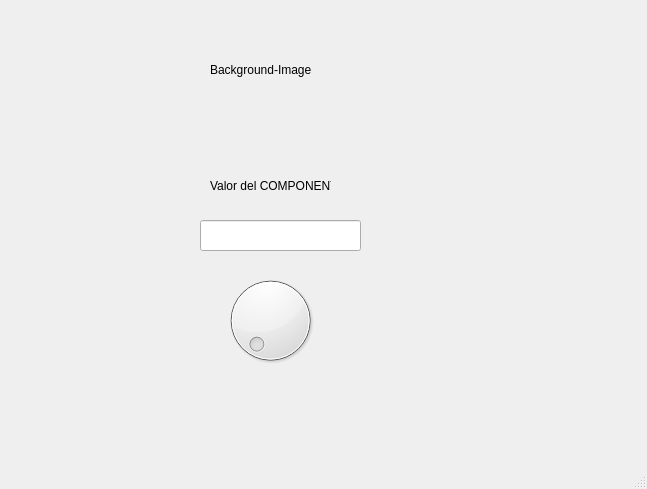
<?xml version="1.0" encoding="UTF-8"?>
<ui version="4.0">
 <class>MainWindow</class>
 <widget class="QMainWindow" name="MainWindow">
  <property name="geometry">
   <rect>
    <x>0</x>
    <y>0</y>
    <width>647</width>
    <height>489</height>
   </rect>
  </property>
  <property name="windowTitle">
   <string>MainWindow</string>
  </property>
  <widget class="QWidget" name="centralwidget">
   <widget class="QLabel" name="label">
    <property name="geometry">
     <rect>
      <x>210</x>
      <y>60</y>
      <width>181</width>
      <height>20</height>
     </rect>
    </property>
    <property name="text">
     <string>Background-Image</string>
    </property>
   </widget>
   <widget class="QLabel" name="label_2">
    <property name="geometry">
     <rect>
      <x>10</x>
      <y>20</y>
      <width>151</width>
      <height>81</height>
     </rect>
    </property>
    <property name="styleSheet">
     <string notr="true"/>
    </property>
    <property name="text">
     <string/>
    </property>
    <property name="pixmap">
     <pixmap resource="../Archivos/Recursos.qrc">:/Logos/Logo UAT.png</pixmap>
    </property>
    <property name="scaledContents">
     <bool>true</bool>
    </property>
   </widget>
   <widget class="QLabel" name="label_3">
    <property name="geometry">
     <rect>
      <x>480</x>
      <y>10</y>
      <width>151</width>
      <height>81</height>
     </rect>
    </property>
    <property name="styleSheet">
     <string notr="true"/>
    </property>
    <property name="text">
     <string/>
    </property>
    <property name="pixmap">
     <pixmap resource="../Archivos/Recursos.qrc">:/Logos/logo facultad de ingenieria uat.png</pixmap>
    </property>
    <property name="scaledContents">
     <bool>true</bool>
    </property>
   </widget>
   <widget class="QLabel" name="label_4">
    <property name="geometry">
     <rect>
      <x>480</x>
      <y>360</y>
      <width>151</width>
      <height>81</height>
     </rect>
    </property>
    <property name="styleSheet">
     <string notr="true"/>
    </property>
    <property name="text">
     <string/>
    </property>
    <property name="pixmap">
     <pixmap resource="../Archivos/Recursos.qrc">:/Logos/logo equipo 3.jpg</pixmap>
    </property>
    <property name="scaledContents">
     <bool>true</bool>
    </property>
   </widget>
   <widget class="QDial" name="dial">
    <property name="geometry">
     <rect>
      <x>210</x>
      <y>270</y>
      <width>121</width>
      <height>101</height>
     </rect>
    </property>
   </widget>
   <widget class="QLabel" name="label_5">
    <property name="geometry">
     <rect>
      <x>210</x>
      <y>170</y>
      <width>121</width>
      <height>31</height>
     </rect>
    </property>
    <property name="text">
     <string>Valor del COMPONENTE</string>
    </property>
   </widget>
   <widget class="QLineEdit" name="lineEdit">
    <property name="geometry">
     <rect>
      <x>200</x>
      <y>220</y>
      <width>161</width>
      <height>31</height>
     </rect>
    </property>
   </widget>
  </widget>
  <widget class="QMenuBar" name="menubar">
   <property name="geometry">
    <rect>
     <x>0</x>
     <y>0</y>
     <width>647</width>
     <height>21</height>
    </rect>
   </property>
  </widget>
  <widget class="QStatusBar" name="statusbar"/>
 </widget>
 <resources>
  <include location="../Archivos/Recursos.qrc"/>
 </resources>
 <connections/>
</ui>
